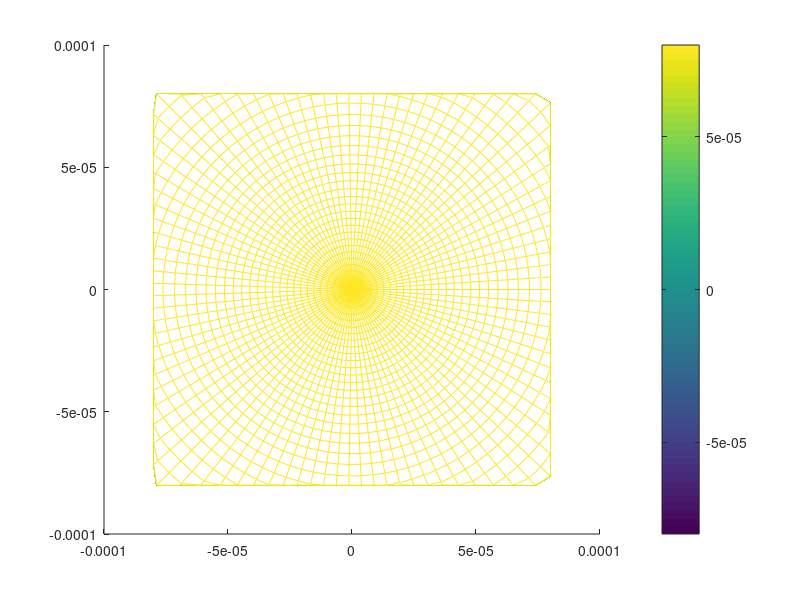

Source code (MATLAB):
lmax = 80e-6;

theta = linspace(0, 2*pi, 100);
phi = linspace(-pi/2 , pi/2, 100);
dmax = zeros(length(theta), length(phi));

for i = 1:length(theta)
    for j = 1:length(phi)
        L = J*[cos(phi(j))*cos(theta(i)) cos(phi(j))*sin(theta(i)) sin(phi(j)) 0 0 0]';
        lmaxbis = max(abs(L));
        dmax(i, j) = lmax/lmaxbis;
    end
end

X = dmax.*cos(repmat(phi,length(theta),1)).*cos(repmat(theta,length(phi),1))';
Y = dmax.*cos(repmat(phi,length(theta),1)).*sin(repmat(theta,length(phi),1))';
Z = dmax.*sin(repmat(phi,length(theta),1));

figure;
hold on;
mesh(X, Y, Z);
colorbar;
hold off;